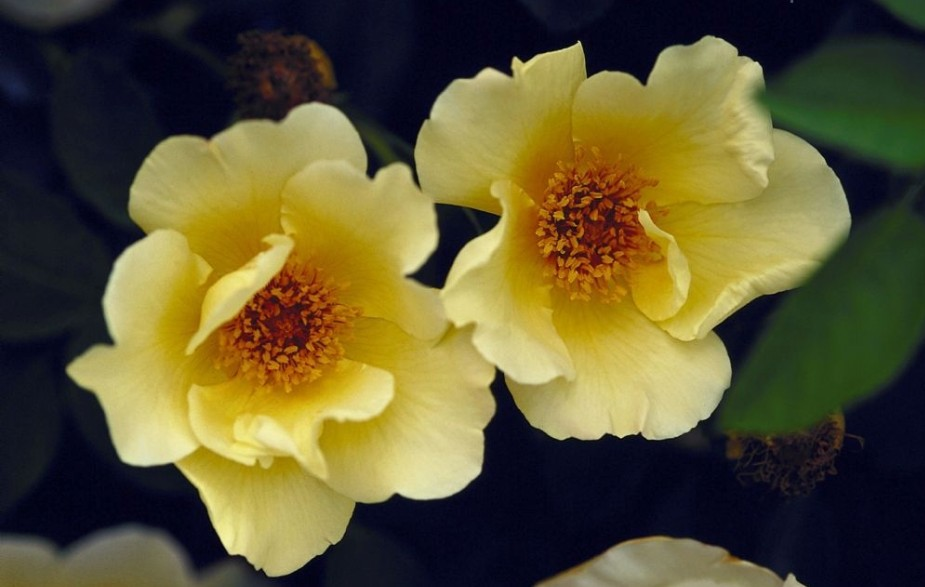
#> input picture experiment/实验3彩色图像处理/6.14.jpg, 925 x 587 px, found by its file name
$ python exe3.11.py
#> lines starting #> are read from the running program, lines starting #| are printed output that depends on the picture
#> further down, img is the input picture: shape (587, 925, 3); mean B, G, R 50.6, 86.8, 94.8
# 1.给定一幅彩色图像，分别显示RGB空间的各层，将RGB图像转换到HSI空间，显示HSI空间的各层。
import cv2
import numpy as np
from matplotlib import pyplot as plt

# RGB转HSI函数
def RGB2HSI(img):
    esp = 1e-8
    img = img.astype('float32')
    (R, G, B) = cv2.split(img)
    wid, len = img.shape[0], img.shape[1]
#> wid = 587; len = 925
    R, G, B = R / 255, G / 255, B / 255
    '''计算I'''
    I = (R + G + B) / 3
    '''计算S'''
    # 解决计算S时分母出现0的问题
    R_G_B = R + G + B + esp  # 三层相加
    # 找到Min,计算对应像素点的S
    Min = np.where(B >= G, G, B)
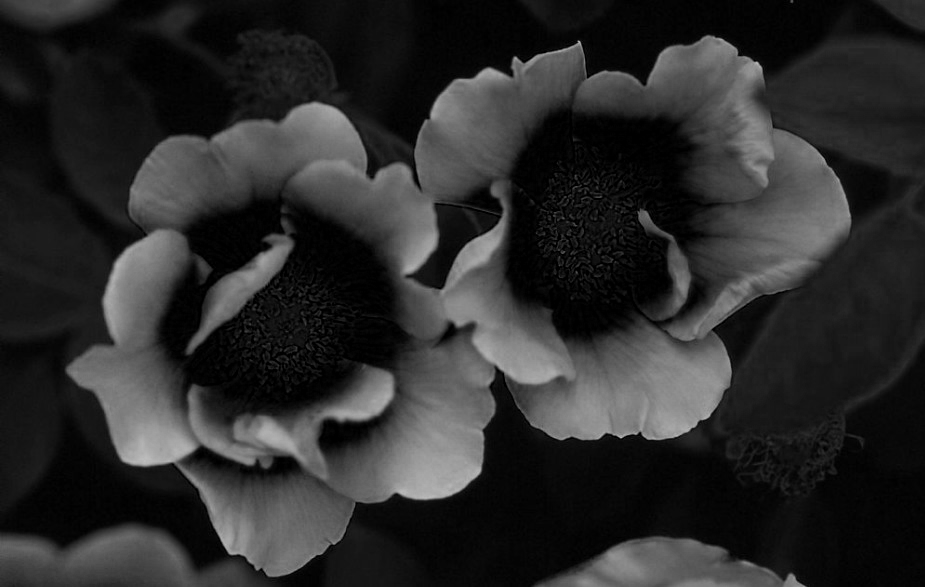
#> Min: shape (587, 925) float32; min 0, max 0.749, mean 0.17
    Min = np.where(Min <= R, Min, R)
    S = 1 - (3 / (R_G_B)) * Min
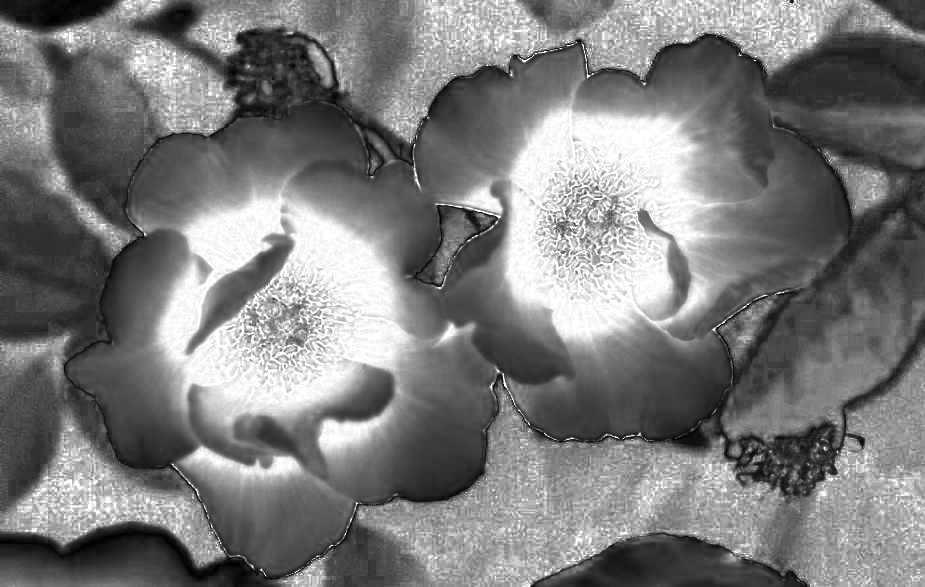
#> S: shape (587, 925) float32; min -1.19e-07, max 1, mean 0.486; drawn with min black and max white
    '''计算H'''
    # 求解夹角：分母添加1e-8是避免分母为0的情况
    angle = np.arccos((0.5 * (R + R - G - B)) / (np.sqrt((R - G) * (R - G) + (R - B) * (G - B)) + esp))
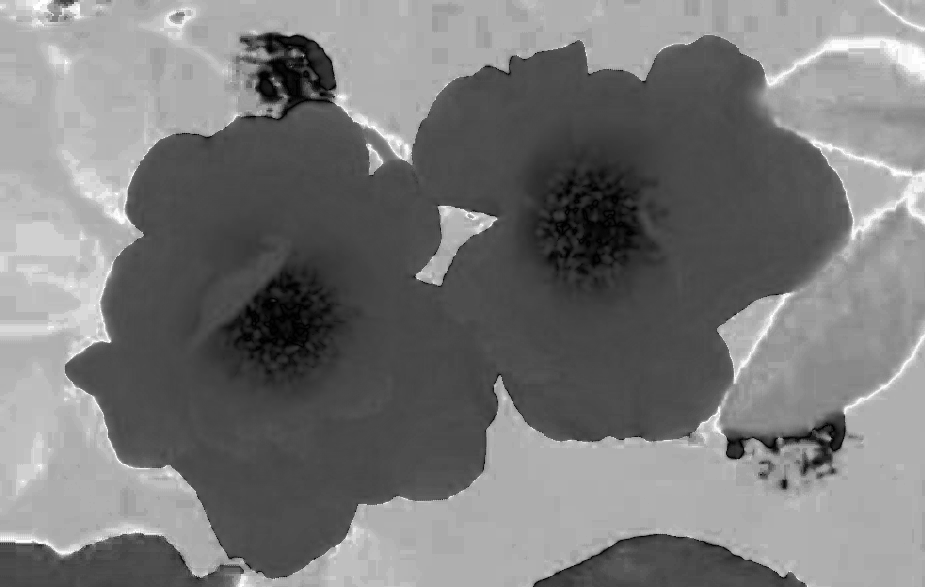
#> angle: shape (587, 925) float32; 0% of the values are NaN or infinite; the others: min 0, max 3.14, mean 1.49; drawn with min black, max white, NaN and infinite black
    H = np.where(B > G, 2 * np.pi - angle, angle)
    H = H / (2 * np.pi)
    H = np.where(S == 0, 0, H)
    H = np.uint8(H * 255)
    S = np.uint8(S * 255)
    I = np.uint8(I * 255)
    return [H, S, I]

# 读入彩色图像(BGR排布)
img = cv2.imread("C:\\tmp\\6.14.jpg") # 两朵花的图像
(b, g, r) = cv2.split(img)
# 转化成RGB排布的彩色图像
imgRGB = cv2.cvtColor(img, cv2.COLOR_BGR2RGB)
(R, G, B) = cv2.split(imgRGB)

'''分别显示RGB空间的各层'''
plt.figure(1)
plt.subplot(2, 3, 1), plt.imshow(imgRGB)
plt.title('Normal'), plt.xticks([]), plt.yticks([])
plt.subplot(2, 3, 4), plt.imshow(img)
plt.title('Error'), plt.xticks([]), plt.yticks([])
plt.subplot(2, 3, 2), plt.imshow(R, cmap='gray')
plt.title('NormalR'), plt.xticks([]), plt.yticks([])
plt.subplot(2, 3, 3), plt.imshow(G, cmap='gray')
plt.title('NormalG'), plt.xticks([]), plt.yticks([])
plt.subplot(2, 3, 5), plt.imshow(B, cmap='gray')
plt.title('NormalB'), plt.xticks([]), plt.yticks([])
# ErrorR是将单图层图像作为三图层不加cmap约束图像
plt.subplot(2, 3, 6), plt.imshow(R)
plt.title('ErrorR'), plt.xticks([]), plt.yticks([])

'''将RGB图像转换到HSI空间'''
[H, S, I] = RGB2HSI(imgRGB)
imgHSI = imgRGB.copy()
height, width = imgRGB.shape[0], imgRGB.shape[1]
#> height = 587; width = 925
for i in range(height):
    for j in range(width):
        imgHSI[i, j, 0] = H[i, j]
        imgHSI[i, j, 1] = S[i, j]
        imgHSI[i, j, 2] = I[i, j]
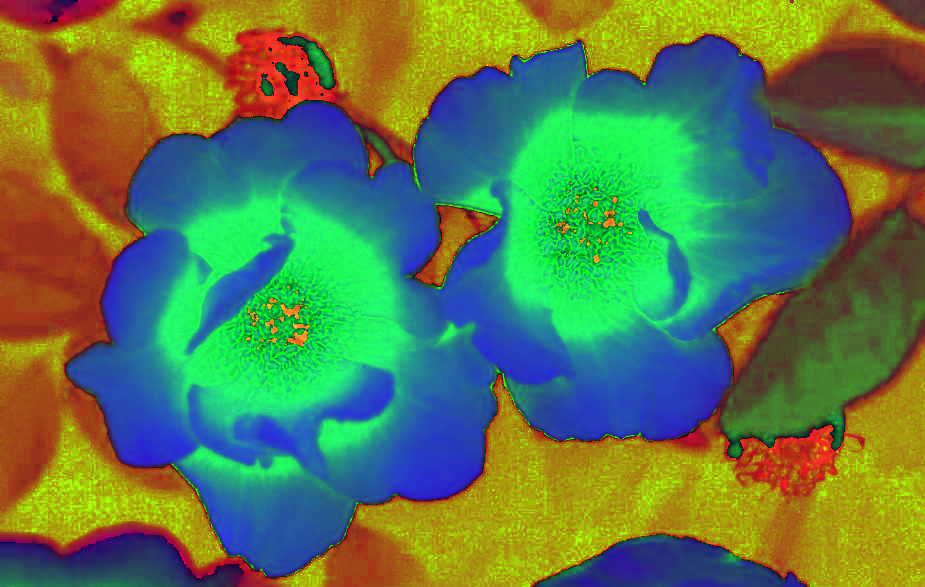
#> imgHSI: shape (587, 925, 3); mean R, G, B 92.6, 123.3, 77.1

'''显示HSI空间的各层'''
plt.figure(2)
plt.subplot(2, 2, 1), plt.imshow(imgHSI)
plt.title('HSI'), plt.xticks([]), plt.yticks([])
plt.subplot(2, 2, 2), plt.imshow(H, cmap='gray')
plt.title('H'), plt.xticks([]), plt.yticks([])
plt.subplot(2, 2, 3), plt.imshow(S, cmap='gray')
plt.title('S'), plt.xticks([]), plt.yticks([])
plt.subplot(2, 2, 4), plt.imshow(I, cmap='gray')
plt.title('I'), plt.xticks([]), plt.yticks([])
'''调用库函数转换HSV模型，检验自身所写的转换HSI代码效果方向正确'''
imgHSV = cv2.cvtColor(img, cv2.COLOR_BGR2HSV)
#> imgHSV: shape (587, 925, 3); mean H, S, V 65.4, 158.2, 104.8
[h,s,v] = cv2.split(imgHSV)
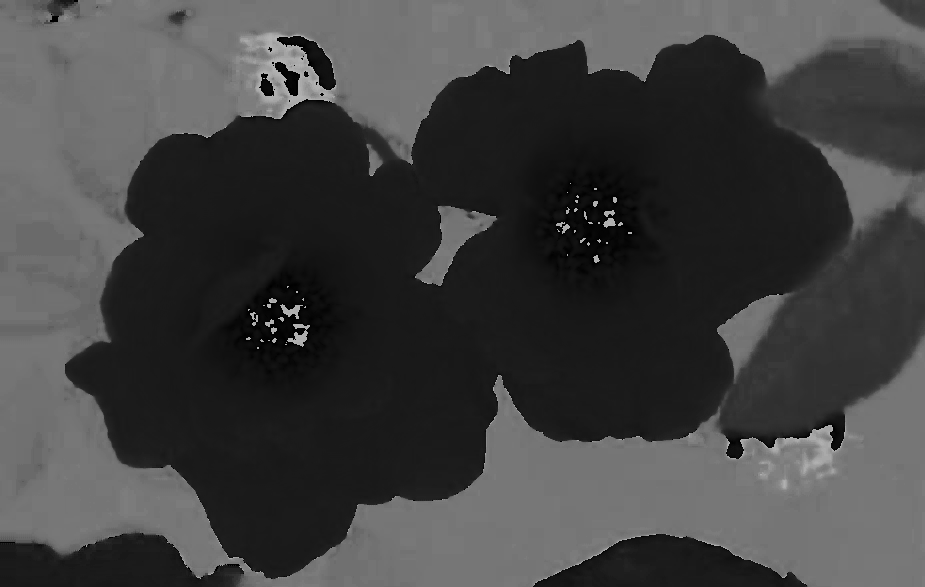
#> h: shape (587, 925); min 0, max 179, mean 65.4
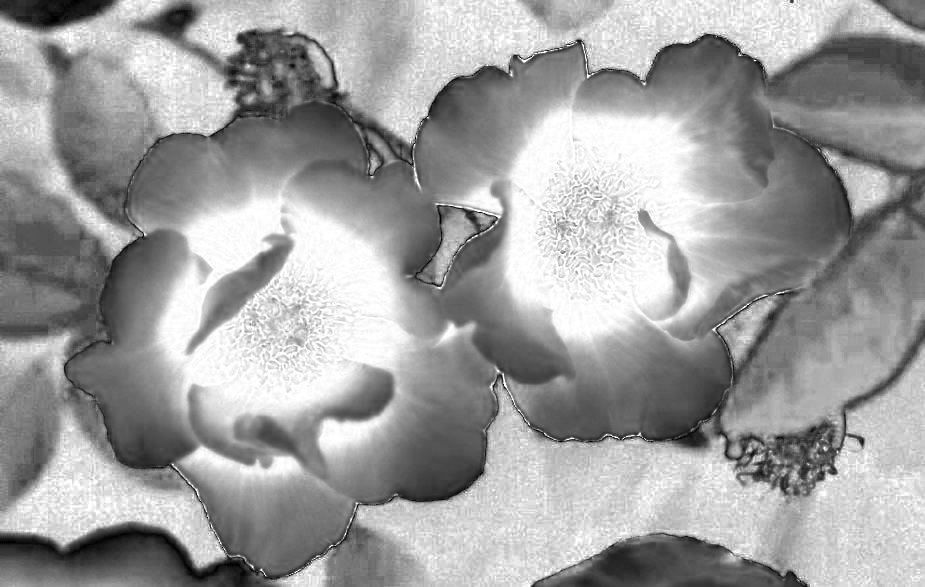
#> s: shape (587, 925); min 0, max 255, mean 158.2
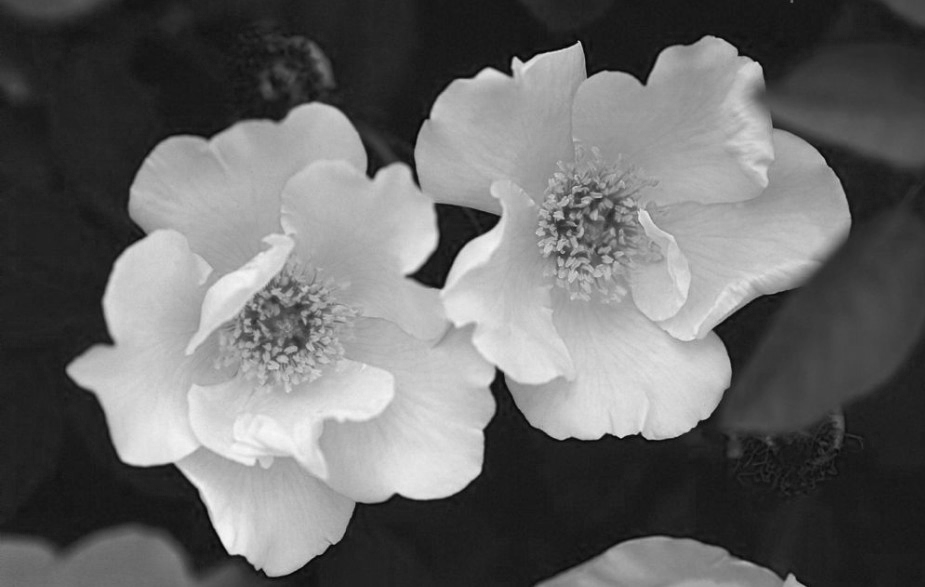
#> v: shape (587, 925); min 1, max 248, mean 104.8
'''显示HSV空间的各层'''
plt.figure(3)
plt.subplot(2,2,1),plt.imshow(imgHSV)
plt.title('HSV'), plt.xticks([]), plt.yticks([])
plt.subplot(2,2,2),plt.imshow(h,cmap ='gray')
plt.title('H'), plt.xticks([]), plt.yticks([])
plt.subplot(2,2,3),plt.imshow(s,cmap ='gray')
plt.title('S'), plt.xticks([]), plt.yticks([])
plt.subplot(2,2,4),plt.imshow(v,cmap ='gray')
plt.title('V'), plt.xticks([]), plt.yticks([])
plt.show()
#> figure, not shown here; B, G, R data is drawn as R, G, B

$ run again, with experiment/实验3彩色图像处理/6.10.jpg copied over experiment/实验3彩色图像处理/6.14.jpg
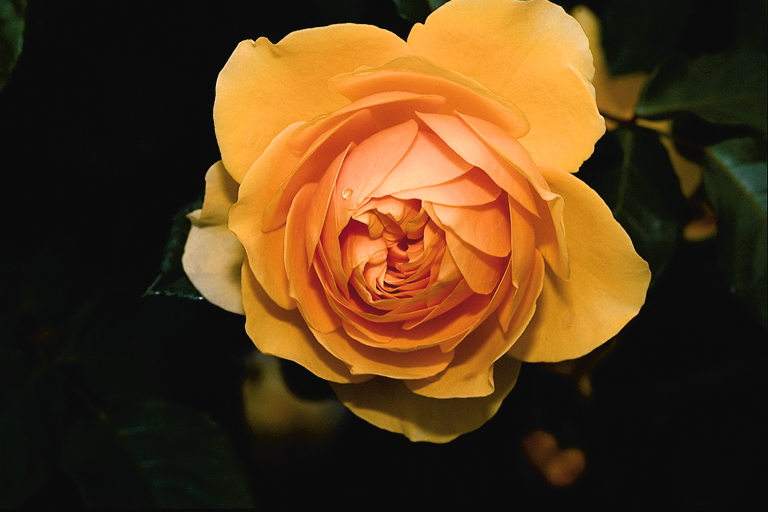
#> input picture experiment/实验3彩色图像处理/6.10.jpg, 768 x 512 px, found by its file name
#> img is the input picture: shape (512, 768, 3); mean B, G, R 25.9, 58.6, 88.8
#> after the loop `for i in range(height):`:
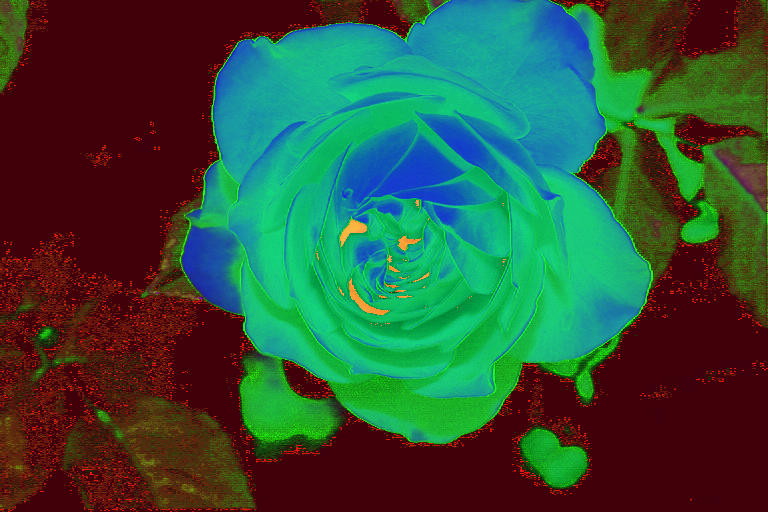
#> imgHSI: shape (512, 768, 3); mean R, G, B 50, 80.7, 57.6
#> imgHSV: shape (512, 768, 3); mean H, S, V 19.2, 101.6, 89.8
#> `[h,s,v] = cv2.split(imgHSV)`:
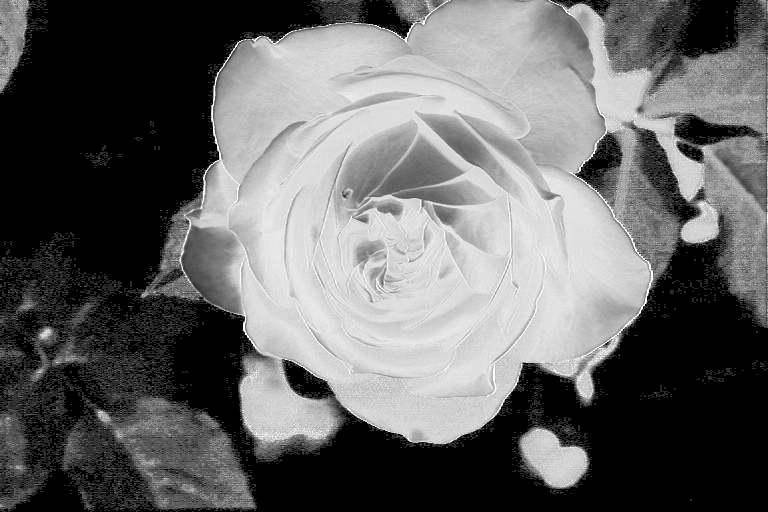
#> s: shape (512, 768); min 0, max 255, mean 101.6

$ run again, with experiment/实验3彩色图像处理/4.9.bmp saved as experiment/实验3彩色图像处理/6.14.jpg
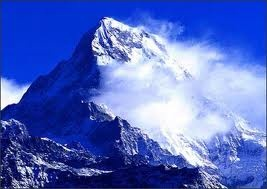
#> input picture experiment/实验3彩色图像处理/4.9.bmp, 267 x 189 px, found by its file name
#> img is the input picture: shape (189, 267, 3); mean B, G, R 193.7, 105.9, 82.9
#> after the loop `for i in range(height):`:
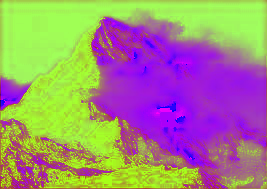
#> imgHSI: shape (189, 267, 3); mean R, G, B 160, 136, 127.1
#> imgHSV: shape (189, 267, 3); mean H, S, V 112.8, 161.5, 193.8
#> `[h,s,v] = cv2.split(imgHSV)`:
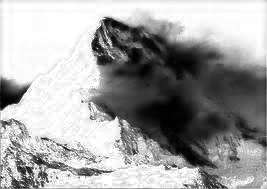
#> s: shape (189, 267); min 0, max 255, mean 161.5
